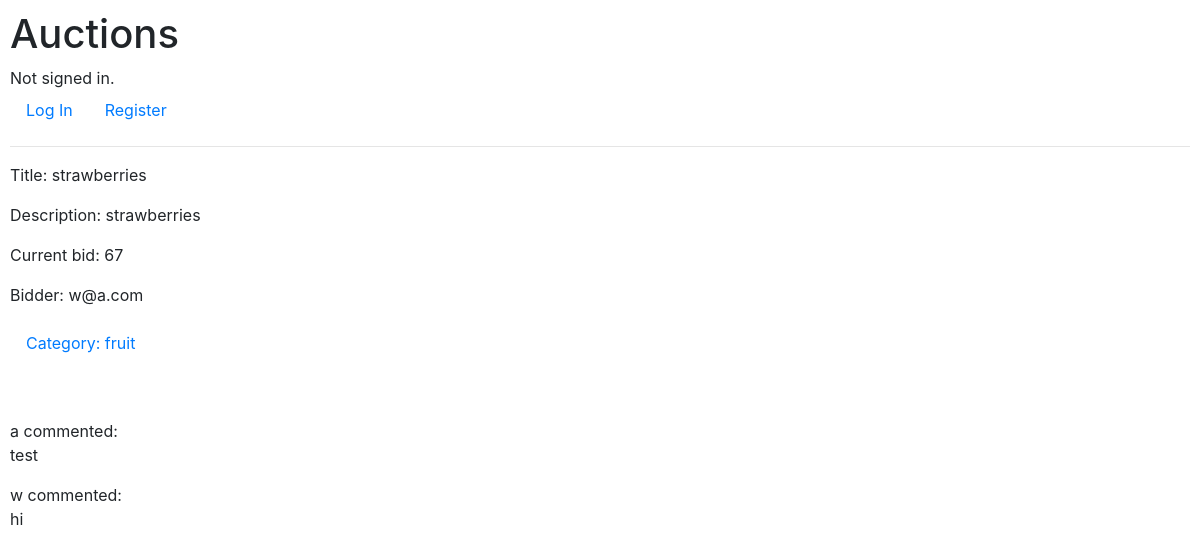
Page /item/strawberries on the committed database.
### auctions/models.py (models this page shows, shortened)
class Listing(models.Model):
    auctioneer = models.ForeignKey(User, on_delete=models.CASCADE, related_name="owner")
    title = models.CharField(max_length=64)
    description = models.TextField()
    startBid = models.IntegerField()
    image = models.ImageField(blank=True)
    watchlist = models.BooleanField(default=False)
    open = models.BooleanField(default=True)
    category = models.CharField(max_length=30, blank=True)

class Bids(models.Model):
    listing = models.ForeignKey(Listing, on_delete=models.CASCADE, related_name="bids")
    bidder = models.ForeignKey(User, on_delete=models.CASCADE, related_name="bids")
    amount = models.IntegerField()

class User(AbstractUser):
    username = models.CharField(max_length=30, unique=True)
    email = models.EmailField(unique=True)
    def __str__(self):
        return f"{self.email}"

class Comments(models.Model):
    listing = models.ForeignKey(Listing, on_delete=models.CASCADE, related_name="comments")
    user = models.ForeignKey(User, on_delete=models.CASCADE)
    comment = models.TextField()

### auctions/views.py (the view, shortened to what this page needs)
# urls.py: path("item/<str:title>", views.item, name="item"),
def item(request, title):
    data = Listing.objects.get(title=title)
    comment = Comments.objects.all()
    form = bidForm()
    user = request.user
    try:
        oldForm = Bids.objects.get(listing=data)
    except Bids.DoesNotExist:
        oldForm = None
    return render(request, "auctions/item.html", {
        "data": data,
        "form": form,
        "bid": oldForm,
        "auctioneer": user
    })

### auctions/templates/auctions/item.html (shortened to what this page needs)
{% extends "auctions/layout.html" %}
{% block body %}
    <p>
        <p>Title: {{ data.title }}</p>
        <p>Description: {{ data.description }}</p>
        {% if bid.amount %}
            <p>Current bid: {{ bid.amount }}</p>
        {% else %}
            <p>Current bid: {{ data.startBid }}</p>
        {% endif %}
        {% if bid.bidder %}
            <p>Bidder: {{ bid.bidder }}</p>
        {% else %}
            <p>Bidder: No bidder</p>
        {% endif %}
        {% if data.category %}
        <p><a class="nav-link" href="{% url 'category' data.category %}">Category: {{data.category}}</a></p>
        {% else %}
            <p>Category: None stated</p>
        {% endif %}
{% for c in data.comments.all %}
  <p>
      <div>{{ c.user.username }} commented: </div>
      <div>{{ c.comment }}</div>
  </p>
{% empty %}
  <p>No comments</p>
{% endfor %}
{% endblock %}

### auctions/static/auctions/styles.css (style rules this page uses)
body { padding: 10px; }
p { border: 1px solid black" }

### rows in the picture
Listing: title "strawberries", description "strawberries", category "fruit"
Bids: amount "67", bidder "w@a.com"
Comments: user.username "a", comment "test"
Comments: user.username "w", comment "hi"
